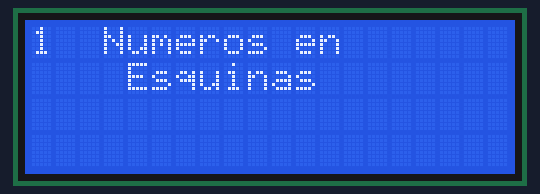
Bench run of a program on a simulated Raspberry Pi Pico running MicroPython. Shown: 20×4 character LCD. Library files of the repository ran but are not shown: lcd_api.py, pico_i2c_lcd.py.

Above: at 0.2 s.
At 3.2 s:
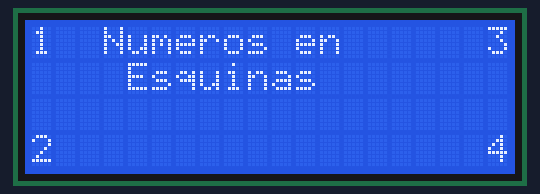

The program:

main.py
```python
import utime
from machine import I2C,Pin
from lcd_api import LcdApi
from pico_i2c_lcd import I2cLcd

#Dirección del I2C y tamaño del LCD
I2C_ADDR  =  0x27
I2C_NUM_ROWS = 4
I2C_NUM_COLS = 20

# Raspberry Pi Pico
i2c = I2C(0, sda=Pin(0), scl=Pin(1), freq=400000)

#Esp8266
#i2c = I2C(sda=Pin(4), scl=Pin(5), freq=100000)

#Configuración LCD
lcd = I2cLcd(i2c, I2C_ADDR, I2C_NUM_ROWS, I2C_NUM_COLS)

battery_0 = [0x0E,
  0x1B,
  0x11,
  0x11,
  0x11,
  0x11,
  0x11,
  0x1F]
battery_15 = [0x0E,
  0x1B,
  0x11,
  0x11,
  0x11,
  0x11,
  0x1F,
  0x1F]
battery_30 = [  0x0E,
  0x1B,
  0x11,
  0x11,
  0x11,
  0x1F,
  0x1F,
  0x1F]
battery_45 = [0x0E,
  0x1B,
  0x11,
  0x11,
  0x1F,
  0x1F,
  0x1F,
  0x1F]
battery_60 = [0x0E,
  0x1B,
  0x11,
  0x1F,
  0x1F,
  0x1F,
  0x1F,
  0x1F]
battery_75 = [0x0E,
  0x1B,
  0x1F,
  0x1F,
  0x1F,
  0x1F,
  0x1F,
  0x1F]
battery_100 = [0x0E,
  0x1F,
  0x1F,
  0x1F,
  0x1F,
  0x1F,
  0x1F,
  0x1F]


def lcd_str(message, col, row):
    lcd.move_to(col, row)
    lcd.putstr(message)


def main():
    lcd.custom_char(0, bytearray(battery_0))
    lcd.custom_char(1, bytearray(battery_15))
    lcd.custom_char(2, bytearray(battery_30))
    lcd.custom_char(3, bytearray(battery_45))
    lcd.custom_char(4, bytearray(battery_60))
    lcd.custom_char(5, bytearray(battery_75))
    lcd.custom_char(6, bytearray(battery_100))


    while True:
        lcd.clear()
        lcd_str("Numeros en", 3,0)
        lcd_str("Esquinas", 4,1)

        lcd_str("1", 0,0)
        utime.sleep(1)
        lcd_str("2", 0,3)
        utime.sleep(1)
        lcd_str("3", 19,0)
        utime.sleep(1)
        lcd_str("4", 19,3)
        utime.sleep(1)


if __name__ == '__main__':
    main()
```

Measured:
- what the display in image 1 shows lasts 1.0 s, from 3.1 s to 4.1 s
